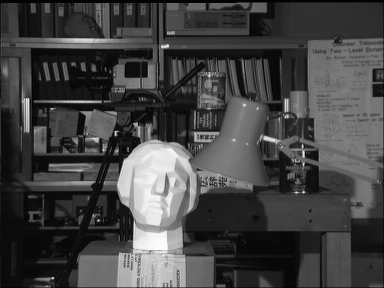
//> input picture media/tsukuba_l.png, 384 x 288 px
$ ./problem5-4   (built with g++ and OpenCV 4)
//> lines starting //> are read from the running program, lines starting //| are printed output that depends on the picture

#include <iostream>
#include "opencv2/core/core.hpp"
#include "opencv2/imgproc/imgproc.hpp"
#include "opencv2/video/background_segm.hpp"
#include "opencv2/highgui/highgui.hpp"

#pragma comment(lib, "opencv_core2411d.lib")
#pragma comment(lib, "opencv_highgui2411d.lib")
#pragma comment(lib, "opencv_imgproc2411d.lib")

using namespace std;
using namespace cv;


void main()
{
	Mat img1 = imread("../../media/tsukuba_l.png");
//> img1 is the input picture: 288 rows x 384 cols, CV_8UC3; min 0, max 252, mean 67.6
	Mat img2 = imread("../../media/tsukuba_r.png");
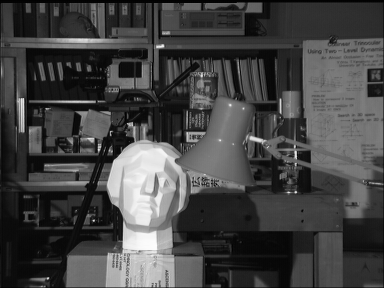
//> input picture media/tsukuba_r.png, 384 x 288 px
//> img2 is the input picture: 288 rows x 384 cols, CV_8UC3; min 0, max 253, mean 68

	Mat img12;
	absdiff(img1, img2, img12);
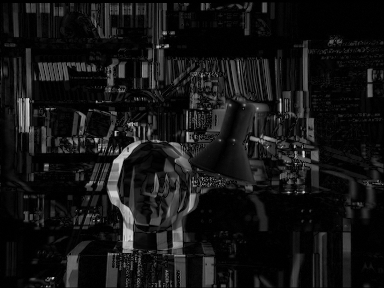
//> img12: 288 rows x 384 cols, CV_8UC3; min 0, max 226, mean 20.5

	imshow("diff", img12);

	Mat clean_diff = img12.clone();
	erode(clean_diff, clean_diff, cv::getStructuringElement(cv::MORPH_RECT, cv::Size(3, 3)));
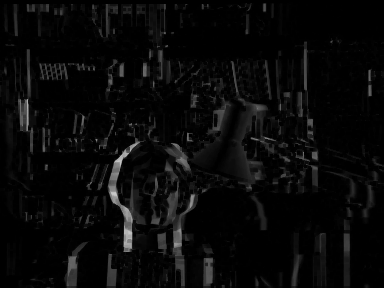
//> clean_diff: 288 rows x 384 cols, CV_8UC3; min 0, max 201, mean 8.9
	dilate(clean_diff, clean_diff, cv::getStructuringElement(cv::MORPH_RECT, cv::Size(3, 3)));
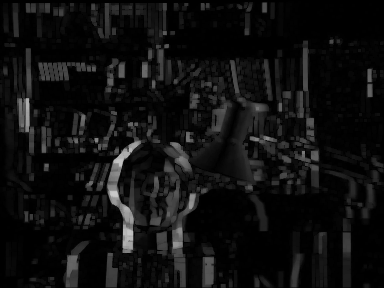
//> clean_diff: 288 rows x 384 cols, CV_8UC3; min 0, max 201, mean 15.4
	imshow("clean_diff erode dilate", clean_diff);

	Mat dirty_diff = img12.clone();
	dilate(dirty_diff, dirty_diff, cv::getStructuringElement(cv::MORPH_RECT, cv::Size(3, 3)));
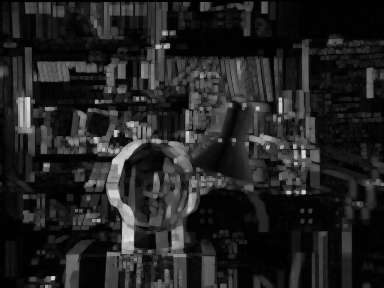
//> dirty_diff: 288 rows x 384 cols, CV_8UC3; min 0, max 226, mean 34.3
	erode(dirty_diff, dirty_diff, cv::getStructuringElement(cv::MORPH_RECT, cv::Size(3, 3)));
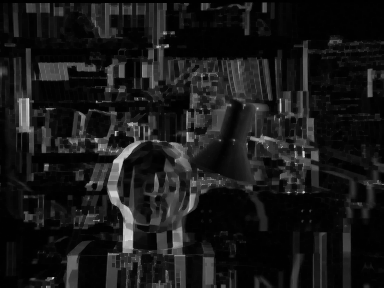
//> dirty_diff: 288 rows x 384 cols, CV_8UC3; min 0, max 226, mean 24.4
	imshow("dirty_diff dilate erode", dirty_diff);

	waitKey();
}
